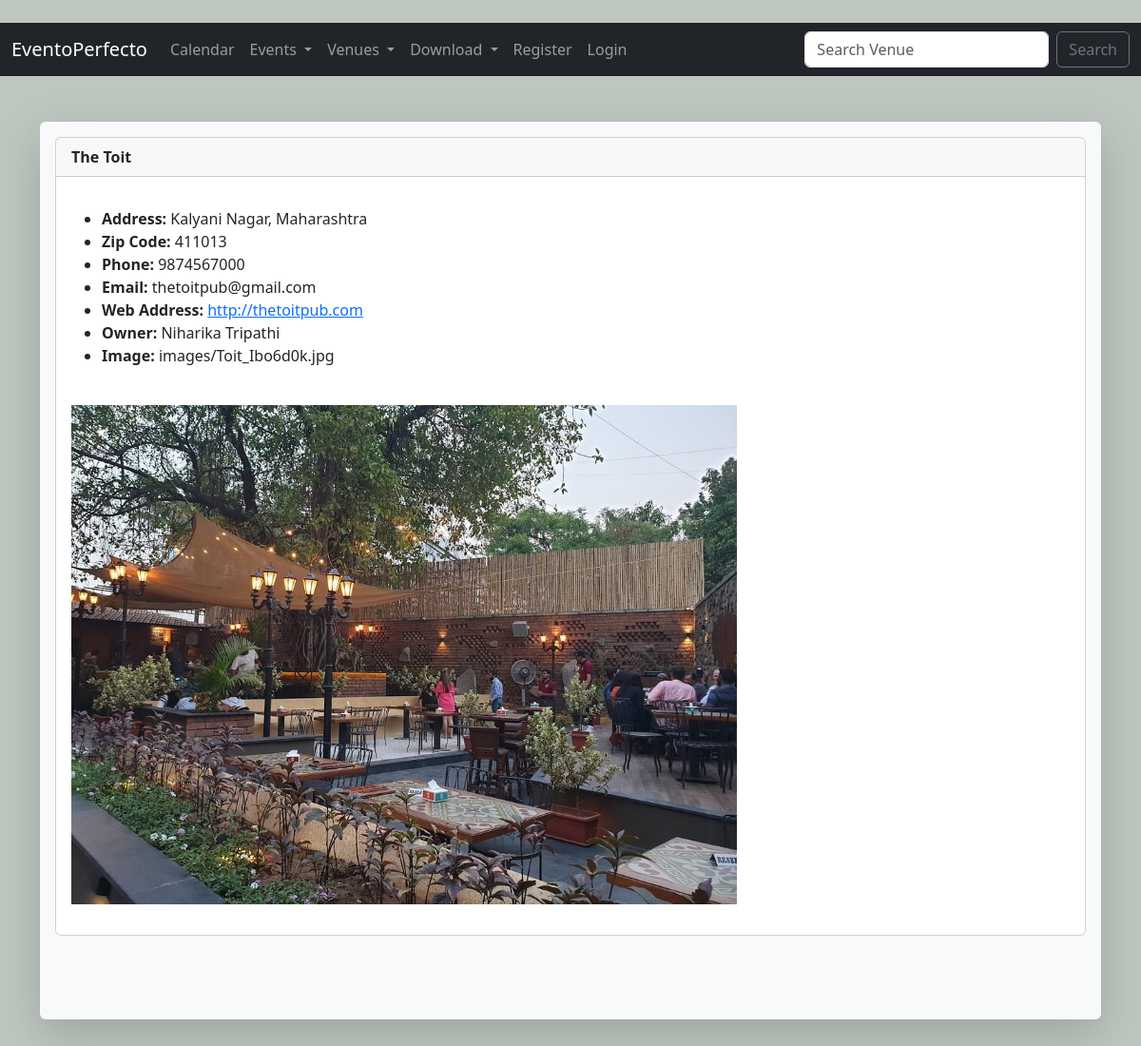
/event_app/show_venue/2, run on the app's committed database.
### events/models.py (models this page shows, shortened)
class Venue(models.Model):
    name = models.CharField('Venue Name', max_length=120)
    address = models.CharField(max_length=300)
    zip_code = models.CharField('Zip Code', max_length=15)
    phone = models.CharField('Phone Number', max_length=25)
    web = models.URLField('Website Address')
    email = models.EmailField('Email')
    owner = models.IntegerField('Venue Owner', blank=False, default=1)
    image = models.ImageField(null=True, blank=True, upload_to="images/")

### events/views.py (the view)
# urls.py: path('show_venue/<int:venue_id>', views.show_venue, name='show-venue'),
def show_venue(request, venue_id):
    venue = Venue.objects.get(pk=venue_id)
    venue_owner = User.objects.get(pk=venue.owner)
    return render(request, "show_venue.html",
                  {'venue': venue,
                   'venue_owner':venue_owner.first_name + " " + venue_owner.last_name})

### events/templates/show_venue.html
{% extends 'base.html'%}
{% block content%}
<div class="card">
  <div class="card-header">
   <strong>{{ venue.name }}</strong>
  </div>
  <div class="card-body">
        <p class="card-text">
             <ul>
                <li><strong> Address:</strong> {{venue.address}} </li>
                <li><strong> Zip Code:</strong> {{venue.zip_code}} </li>
                <li><strong>Phone:</strong> {{venue.phone}} </li>
                <li><strong>Email:</strong> {{venue.email}} </li>
                <li><strong>Web Address:</strong> <a href="{{ venue.web }}">{{venue.web}}</a></li>
                <li><strong>Owner:</strong> {{venue_owner}} </li>
                <li><strong>Image:</strong> {{venue.image}} </li>
            </ul>
            <br/>
            {% if  venue.image %}
                <img src="{{venue.image.url}}" width="700">
            {% endif %}
        </p>
  </div>
</div>
<br/> <br/>
{% endblock content%}

### data on the page
Venue: name "The Toit", address "Kalyani Nagar, Maharashtra", zip_code "411013", phone "9874567000", email "thetoitpub@gmail.com", web "http://thetoitpub.com", image "images/Toit_Ibo6d0k.jpg", image (picture)

### other printed values
{{ venue_owner }} "Niharika Tripathi"
